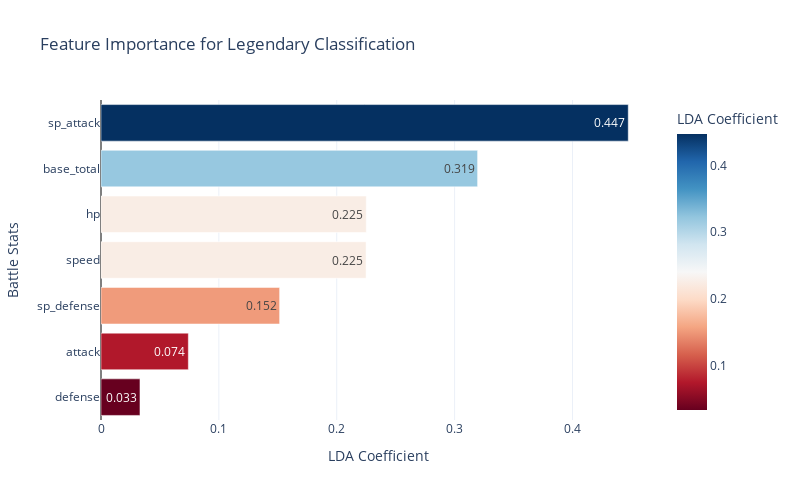

Notebook source saved alongside this figure:
### Code cell
# Analyze LDA coefficients for legendary classification with enhanced visualization
if 'is_legendary' in pokemon_clean.columns:
    # Get LDA coefficients
    lda_coeffs_legendary = pd.DataFrame(
        lda_legendary.scalings_[:, :n_components_legendary],
        index=battle_stats,
        columns=['LD1']
    )
    
    print("LDA Coefficients for Legendary Classification:")
    print(lda_coeffs_legendary.sort_values('LD1', key=abs, ascending=False))
    
    # Create a more visually appealing coefficient plot with plotly
    coeffs_sorted = lda_coeffs_legendary.sort_values('LD1', key=abs, ascending=True)
    
    # Assign colors based on positive/negative values
    colors = ['red' if val < 0 else 'green' for val in coeffs_sorted['LD1']]
    
    # Create horizontal bar plot
    fig = px.bar(
        coeffs_sorted.reset_index(), 
        y='index',
        x='LD1',
        orientation='h',
        title='Feature Importance for Legendary Classification',
        labels={'index': 'Battle Stats', 'LD1': 'LDA Coefficient'},
        color='LD1',
        color_continuous_scale='RdBu',
        text=np.round(coeffs_sorted['LD1'].values, 3),
        template='plotly_white'
    )
    fig.update_layout(
        height=500,
        width=800,
        xaxis=dict(zeroline=True, zerolinecolor='black', zerolinewidth=1)
    )
    fig.show()
    
    # Print interpretation
    abs_coeffs = lda_coeffs_legendary['LD1'].abs().sort_values(ascending=False)
    print("\nMost influential features for legendary classification:")
    for feat in abs_coeffs.index:
        coeff = lda_coeffs_legendary.loc[feat, 'LD1']
        direction = "higher" if coeff > 0 else "lower"
        print(f"  - {feat}: {coeff:.3f} ({direction} values favor legendary)")

### Figure 1 — Plotly figure (JSON) as saved in the notebook; plotly's stock layout.template omitted (floating-point values rounded to 4 significant figures)
{"data": [{"hovertemplate": "LDA Coefficient=%{marker.color}<br>Battle Stats=%{y}<br>text=%{text}<extra></extra>", "legendgroup": "", "marker": {"color": [0.03306, 0.07409, 0.1515, 0.2249, 0.2251, 0.3195, 0.4473], "coloraxis": "coloraxis", "pattern": {"shape": ""}}, "name": "", "orientation": "h", "showlegend": false, "text": [0.033, 0.074, 0.152, 0.225, 0.225, 0.319, 0.447], "textposition": "auto", "type": "bar", "x": [0.03306, 0.07409, 0.1515, 0.2249, 0.2251, 0.3195, 0.4473], "xaxis": "x", "y": ["defense", "attack", "sp_defense", "speed", "hp", "base_total", "sp_attack"], "yaxis": "y"}], "layout": {"barmode": "relative", "coloraxis": {"colorbar": {"title": {"text": "LDA Coefficient"}}, "colorscale": [[0, "rgb(103,0,31)"], [0.1, "rgb(178,24,43)"], [0.2, "rgb(214,96,77)"], [0.3, "rgb(244,165,130)"], [0.4, "rgb(253,219,199)"], [0.5, "rgb(247,247,247)"], [0.6, "rgb(209,229,240)"], [0.7, "rgb(146,197,222)"], [0.8, "rgb(67,147,195)"], [0.9, "rgb(33,102,172)"], [1, "rgb(5,48,97)"]]}, "height": 500, "legend": {"tracegroupgap": 0}, "title": {"text": "Feature Importance for Legendary Classification"}, "width": 800, "xaxis": {"anchor": "y", "domain": [0, 1], "title": {"text": "LDA Coefficient"}, "zeroline": true, "zerolinecolor": "black", "zerolinewidth": 1}, "yaxis": {"anchor": "x", "domain": [0, 1], "title": {"text": "Battle Stats"}}}}
